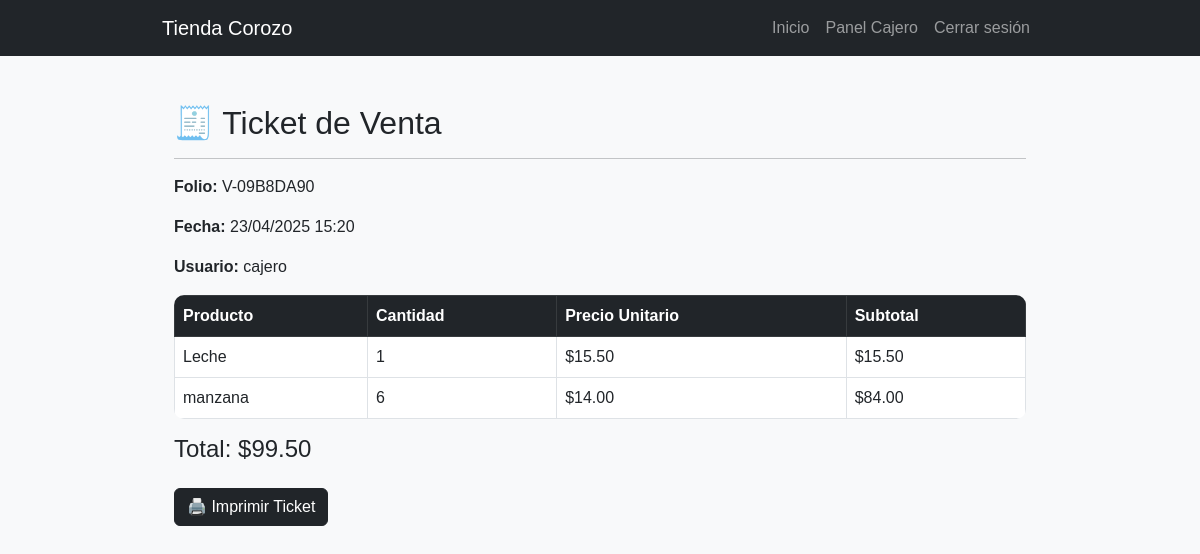
Screenshot of /ver_ticket/V-09B8DA90/ (signed in) with the database file from the repository.
### tasks/models.py (models this page shows, shortened)
class Venta(models.Model):
    folio = models.CharField(primary_key=True, max_length=20, editable=False, unique=True)
    fecha = models.DateTimeField(auto_now_add=True)
    total = models.DecimalField(max_digits=10, decimal_places=2)
    usuario = models.ForeignKey(User, on_delete=models.CASCADE)
    metodo_pago = models.CharField(max_length=20)

class DetalleVenta(models.Model):
    venta = models.ForeignKey(Venta, on_delete=models.CASCADE)
    producto = models.ForeignKey(Producto, on_delete=models.CASCADE)
    cantidad = models.PositiveIntegerField()
    precio_unitario = models.DecimalField(max_digits=10, decimal_places=2)

class Producto(models.Model):
    nombre = models.CharField(max_length=100)
    descripcion = models.TextField(default='Sin descripción')
    precio = models.DecimalField(max_digits=10, decimal_places=2)
    stock = models.IntegerField(default=0)
    codigo_barras = models.CharField(max_length=50, unique=True)
    proveedor = models.ForeignKey('Proveedor', on_delete=models.CASCADE, null=True, blank=True)
    imagen = models.ImageField(upload_to='productos/', blank=True, null=True)

### tasks/decorators.py (the view)
        @login_required
        def _wrapped_view(request, *args, **kwargs):
            try:
                usuario = Usuario.objects.get(user=request.user)
                if usuario.rol.nombre_rol in lista_roles or request.user.is_superuser:
                    return view_func(request, *args, **kwargs)
            except Usuario.DoesNotExist:
                pass
            return redirect('no_autorizado')

### tasks/context_processors.py (called while the page is built)
def rol_usuario(request):
    if request.user.is_authenticated:
        try:
            return {'user_rol': request.user.usuario.rol.nombre_rol}
        except:
            return {'user_rol': None}
    return {'user_rol': None}

### tasks/views.py (called while the page is built)
@roles_permitidos(['Administrador', 'Cajero', 'Ventas', 'Gerente'])
def ver_ticket(request, folio):
    venta = get_object_or_404(Venta, folio=folio)
    detalles = DetalleVenta.objects.filter(venta=venta)
    for d in detalles:
        d.subtotal = d.cantidad * d.precio_unitario
    return render(request, 'ver_ticket.html', {
        'venta': venta,
        'detalles': detalles
    })

### tasks/templates/ver_ticket.html (shortened to what this page needs)
{% extends 'base.html' %}
{% block content %}
<div class="container mt-5">
  <h2>🧾 Ticket de Venta</h2>
  <hr>
  <p><strong>Folio:</strong> {{ venta.folio }}</p>
  <p><strong>Fecha:</strong> {{ venta.fecha|date:"d/m/Y H:i" }}</p>
  <p><strong>Usuario:</strong> {{ venta.usuario.username }}</p>
  <table class="table table-bordered mt-3">
    <thead class="table-dark">
      <tr>
        <th>Producto</th>
        <th>Cantidad</th>
        <th>Precio Unitario</th>
        <th>Subtotal</th>
      </tr>
    </thead>
    <tbody>
      {% for detalle in detalles %}
      <tr>
        <td>{{ detalle.producto.nombre }}</td>
        <td>{{ detalle.cantidad }}</td>
        <td>${{ detalle.precio_unitario|floatformat:2 }}</td>
        <td>${{ detalle.subtotal|floatformat:2 }}</td>
      </tr>
      {% endfor %}
    </tbody>
  </table>
  <h4 class="mt-3">Total: ${{ venta.total|floatformat:2 }}</h4>
  <button class="btn btn-dark mt-3" onclick="window.print()">🖨️ Imprimir Ticket</button>
</div>
{% endblock %}

### proyecto/tasks/static/css/base.css (style rules this page uses)
body { font-family: Arial, sans-serif; background-color: #f8f9fa; }
.container { max-width: 900px; margin: auto; }
.table { border-radius: 10px; overflow: hidden; }
.btn { font-size: 16px; }

### rows the page displays
Venta: folio "V-09B8DA90", fecha "23/04/2025 15:20", usuario.username "cajero", total "99.50"
DetalleVenta: producto.nombre "Leche", cantidad "1", precio_unitario "15.50", subtotal "15.50"
DetalleVenta: producto.nombre "manzana", cantidad "6", precio_unitario "14.00", subtotal "84.00"
